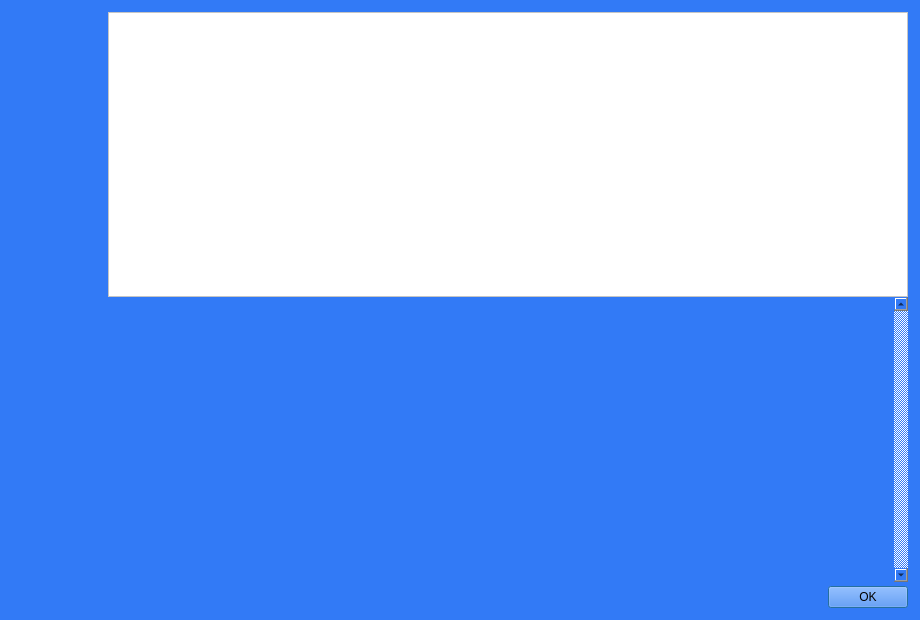
<?xml version="1.0" encoding="UTF-8"?>
<ui version="4.0">
 <class>HelpMessageDialog</class>
 <widget class="QDialog" name="HelpMessageDialog">
  <property name="geometry">
   <rect>
    <x>0</x>
    <y>0</y>
    <width>920</width>
    <height>620</height>
   </rect>
  </property>
  <property name="minimumSize">
   <size>
    <width>920</width>
    <height>620</height>
   </size>
  </property>
  <property name="maximumSize">
   <size>
    <width>920</width>
    <height>620</height>
   </size>
  </property>
  <property name="styleSheet">
   <string notr="true">background-color: rgb(50, 122, 246);</string>
  </property>
  <layout class="QHBoxLayout" name="horizontalLayout_2">
   <property name="spacing">
    <number>0</number>
   </property>
   <property name="leftMargin">
    <number>12</number>
   </property>
   <property name="topMargin">
    <number>12</number>
   </property>
   <property name="rightMargin">
    <number>12</number>
   </property>
   <property name="bottomMargin">
    <number>12</number>
   </property>
   <item>
    <layout class="QVBoxLayout" name="verticalLayoutLogo" stretch="0">
     <property name="leftMargin">
      <number>0</number>
     </property>
     <property name="topMargin">
      <number>0</number>
     </property>
     <property name="rightMargin">
      <number>0</number>
     </property>
     <item>
      <widget class="QLabel" name="aboutLogo">
       <property name="sizePolicy">
        <sizepolicy hsizetype="Preferred" vsizetype="Ignored">
         <horstretch>0</horstretch>
         <verstretch>0</verstretch>
        </sizepolicy>
       </property>
       <property name="minimumSize">
        <size>
         <width>96</width>
         <height>464</height>
        </size>
       </property>
       <property name="maximumSize">
        <size>
         <width>96</width>
         <height>564</height>
        </size>
       </property>
       <property name="baseSize">
        <size>
         <width>96</width>
         <height>564</height>
        </size>
       </property>
       <property name="autoFillBackground">
        <bool>false</bool>
       </property>
       <property name="pixmap">
        <pixmap resource="../dash.qrc">:/images/drkblue/about</pixmap>
       </property>
       <property name="scaledContents">
        <bool>false</bool>
       </property>
       <property name="alignment">
        <set>Qt::AlignLeading|Qt::AlignLeft|Qt::AlignTop</set>
       </property>
      </widget>
     </item>
    </layout>
   </item>
   <item>
    <layout class="QVBoxLayout" name="verticalLayout">
     <item>
      <widget class="QTextEdit" name="helpMessage">
       <property name="styleSheet">
        <string notr="true">background-color: rgb(255, 255, 255);</string>
       </property>
       <property name="readOnly">
        <bool>true</bool>
       </property>
      </widget>
     </item>
     <item>
      <widget class="QScrollArea" name="scrollArea">
       <property name="frameShape">
        <enum>QFrame::NoFrame</enum>
       </property>
       <property name="verticalScrollBarPolicy">
        <enum>Qt::ScrollBarAlwaysOn</enum>
       </property>
       <property name="widgetResizable">
        <bool>true</bool>
       </property>
       <widget class="QWidget" name="scrollAreaWidgetContents">
        <property name="geometry">
         <rect>
          <x>0</x>
          <y>0</y>
          <width>782</width>
          <height>273</height>
         </rect>
        </property>
        <layout class="QVBoxLayout" name="verticalLayout_2">
         <item>
          <widget class="QLabel" name="aboutMessage">
           <property name="cursor">
            <cursorShape>IBeamCursor</cursorShape>
           </property>
           <property name="textFormat">
            <enum>Qt::PlainText</enum>
           </property>
           <property name="alignment">
            <set>Qt::AlignLeading|Qt::AlignLeft|Qt::AlignTop</set>
           </property>
           <property name="openExternalLinks">
            <bool>true</bool>
           </property>
           <property name="textInteractionFlags">
            <set>Qt::LinksAccessibleByMouse|Qt::TextSelectableByKeyboard|Qt::TextSelectableByMouse</set>
           </property>
          </widget>
         </item>
        </layout>
       </widget>
      </widget>
     </item>
     <item>
      <spacer name="verticalSpacer">
       <property name="orientation">
        <enum>Qt::Vertical</enum>
       </property>
       <property name="sizeType">
        <enum>QSizePolicy::Fixed</enum>
       </property>
       <property name="sizeHint" stdset="0">
        <size>
         <width>4</width>
         <height>4</height>
        </size>
       </property>
      </spacer>
     </item>
     <item>
      <widget class="QDialogButtonBox" name="okButton">
       <property name="orientation">
        <enum>Qt::Horizontal</enum>
       </property>
       <property name="standardButtons">
        <set>QDialogButtonBox::Ok</set>
       </property>
      </widget>
     </item>
    </layout>
   </item>
  </layout>
 </widget>
 <resources>
  <include location="../dash.qrc"/>
 </resources>
 <connections>
  <connection>
   <sender>okButton</sender>
   <signal>accepted()</signal>
   <receiver>HelpMessageDialog</receiver>
   <slot>accept()</slot>
   <hints>
    <hint type="sourcelabel">
     <x>20</x>
     <y>20</y>
    </hint>
    <hint type="destinationlabel">
     <x>20</x>
     <y>20</y>
    </hint>
   </hints>
  </connection>
  <connection>
   <sender>okButton</sender>
   <signal>rejected()</signal>
   <receiver>HelpMessageDialog</receiver>
   <slot>reject()</slot>
   <hints>
    <hint type="sourcelabel">
     <x>20</x>
     <y>20</y>
    </hint>
    <hint type="destinationlabel">
     <x>20</x>
     <y>20</y>
    </hint>
   </hints>
  </connection>
 </connections>
</ui>
